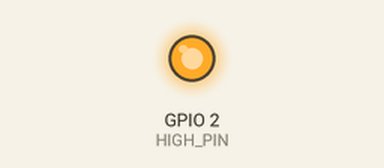
Bench run of a sketch on a simulated ESP32. Parts: output pins drawn as LEDs (lit = HIGH). WiFi joins after 1.5 s; servers stay silent unless stated; random numbers use the default seed unless the sketch sets one; no MQTT or app messages arrive unless stated; what the sketch prints to the serial monitor is not drawn.

Above: at 9.6 s.
At 36.7 s:
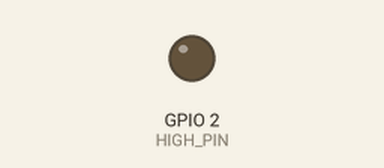
Timing chart, 0 to 38.2 s (numbered marks = the images above):
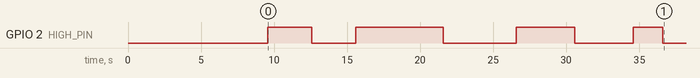

The sketch:

random_button.ino
```cpp
#include <WiFi.h>
#include <WiFiClientSecure.h>
#include <PubSubClient.h>

//────────────────────────
//   WiFi Credentials
//────────────────────────
const char* ssid     = "NuiGates Time Stone";
const char* password = "Nile1234";

//────────────────────────
//   MQTT (HiveMQ Cloud)
//────────────────────────
const char* mqtt_server   = "c9c7d0abee0f468baa2813d506a916be.s1.eu.hivemq.cloud";
const int   mqtt_port     = 8883;
const char* mqtt_user     = "hivemq.webclient.1749090827904";
const char* mqtt_password = "p9q3:CWI,@B5.4udwUAe";
const char* mqtt_topic    = "esp8266/timer";

//────────────────────────
//   Pin Definitions (ESP32 GPIOs)
//────────────────────────
// (Adjust these to match your wiring!)
//────────────────────────
const int BUTTON_PIN = 0;   // e.g. GPIO0 (BOOT button on some boards), or change to your actual input pin
const int HIGH_PIN   = 2;   // e.g. GPIO2 (on‐board LED on many ESP32 devkits), or change to your chosen output pin

//────────────────────────
//   Globals
//────────────────────────
WiFiClientSecure  espClient;
PubSubClient      client(espClient);

unsigned long pressStartTime = 0;
bool         lastButtonState = HIGH;
bool         buttonPressed   = false;

//────────────────────────
//   Forward Declarations
//────────────────────────
void setup_wifi();
void reconnect();

void setup() {
  Serial.begin(115200);

  //── Configure pins ─────────────────────────────────
  // Use INPUT_PULLUP so the pin isn't floating when the button is not pressed
  pinMode(BUTTON_PIN, INPUT_PULLUP);
  pinMode(HIGH_PIN,   OUTPUT);
  digitalWrite(HIGH_PIN, LOW); // start LOW

  //── Connect to Wi-Fi ─────────────────────────────────
  setup_wifi();

  //── Skip TLS certificate validation (for testing only!) ─
  // If you want proper cert validation, load root CA instead of setInsecure()
  espClient.setInsecure();

  //── Configure MQTT server and callback ─────────────────
  client.setServer(mqtt_server, mqtt_port);

  // No callback() needed here unless you want to SUBSCRIBE to topics
  // client.setCallback(yourCallbackFunction);
}

void setup_wifi() {
  delay(10);
  Serial.printf("Connecting to WiFi SSID \"%s\" …\n", ssid);
  WiFi.begin(ssid, password);

  while (WiFi.status() != WL_CONNECTED) {
    delay(500);
    Serial.print(".");
  }
  Serial.println();
  Serial.println("WiFi connected!");
  Serial.print("IP address: ");
  Serial.println(WiFi.localIP());
}

void reconnect() {
  // Loop until MQTT is connected
  while (!client.connected()) {
    Serial.print("Attempting MQTT connection… ");
    // Use a unique client ID (change “ESP32Client” if you run multiple devices)
    if (client.connect("ESP32Client", mqtt_user, mqtt_password)) {
      Serial.println("connected!");
      // If you want to SUBSCRIBE, do it here:
      // client.subscribe("some/topic");
    } else {
      Serial.printf("failed, rc=%d; retry in 5 s\n", client.state());
      delay(5000);
    }
  }
}

// A simple helper to simulate a “button press”.
// (You can remove this if you wire up a real button and use digitalRead(BUTTON_PIN).)
bool randomBoolean() {
  return random(2) == 1; // 50/50 true or false
}

void loop() {
  //── Reconnect MQTT if needed ─────────────────────────
  if (!client.connected()) {
    reconnect();
  }
  client.loop();

  //────────────────────────────────────────────────────────
  // Replace the two calls to randomBoolean() below with:
  //    digitalRead(BUTTON_PIN)
  // once you have a real button wired to BUTTON_PIN.
  //
  // The code below just simulates “press” and “release” events randomly.
  //────────────────────────────────────────────────────────

  bool simulatedState = randomBoolean() ? HIGH : LOW;

  // Detect “press” (HIGH → LOW) transition:
  if (simulatedState == LOW && lastButtonState == HIGH) {
    pressStartTime = millis();
    buttonPressed = true;
    Serial.println("🔴 Button pressed (simulated)");
  }

  // Detect “release” (LOW → HIGH) transition:
  if (simulatedState == HIGH && lastButtonState == LOW && buttonPressed) {
    unsigned long pressDuration = millis() - pressStartTime;
    buttonPressed = false;
    Serial.printf("⚪ Button released (simulated), duration = %lu ms\n", pressDuration);

    // Publish to MQTT:
    char payload[50];
    snprintf(payload, sizeof(payload), "Button held for %lu ms", pressDuration);
    client.publish(mqtt_topic, payload);
    Serial.printf("→ Published \"%s\" to topic \"%s\"\n", payload, mqtt_topic);

    // Toggle the HIGH_PIN each time the button is released:
    digitalWrite(HIGH_PIN, !digitalRead(HIGH_PIN));
  }

  lastButtonState = simulatedState;
  delay(1000);

  //──────────────────────────────────────────────
  // If you have a *real* button wired to BUTTON_PIN:
  //
  // Remove the lines above (randomBoolean simulation) and replace with:
  //
  //   bool currentState = digitalRead(BUTTON_PIN);
  //
  //   if (currentState == LOW && lastButtonState == HIGH) {
  //     // … button just went from HIGH to LOW (pressed) …
  //   }
  //   if (currentState == HIGH && lastButtonState == LOW && buttonPressed) {
  //     // … button just went from LOW to HIGH (released) …
  //   }
  //
  //   lastButtonState = currentState;
  //   delay(50); // small debounce
  //
  //──────────────────────────────────────────────
}
```

Measured:
- by itself, GPIO 2 (HIGH_PIN): LOW → HIGH at 9.6 s, → LOW 3.0 s later, → HIGH 3.0 s later, → LOW 6.0 s later, … (8 changes in this stretch)
